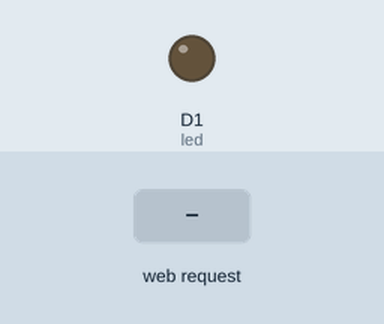
The sketch below on a simulated ESP8266 (NodeMCU). On the bench: output pins drawn as LEDs (lit = HIGH). Inputs (shaded band) come from the test bench. WiFi joins after 1.5 s; servers stay silent unless stated; what the sketch prints to the serial monitor is not drawn.

Above: at 2.8 s.
2.9 s: HTTP request GET /led1on received
At 4.0 s:
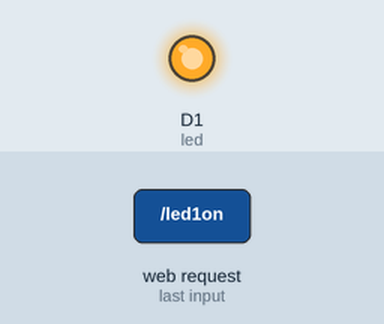
4.4 s: HTTP request GET /led1off received
At 5.2 s:
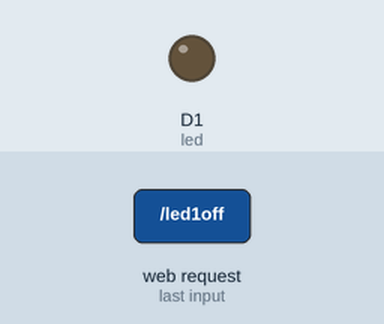
Timing chart, 0 to 7.4 s (numbered marks = the images above; inputs shaded):
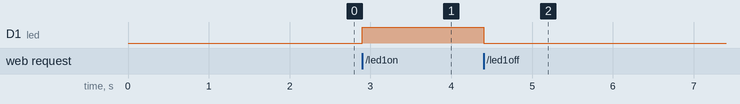

Measured:
- after the input at 2.9 s, D1 (led): LOW → HIGH at once
- after the input at 4.4 s, D1 (led): HIGH → LOW at once

The sketch:

LED_control_from_webpage.ino
```cpp
#include <ESP8266WiFi.h>

WiFiClient client;
WiFiServer server(80);

#define led D1

void setup()
{
  // put your setup code here, to run once:
  Serial.begin(9600);
  WiFi.begin("iot", "project1234");
  while(WiFi.status() != WL_CONNECTED)
  {
    delay(200);
    Serial.print("..");
  }
  Serial.println();
  Serial.println("NodeMCU is connected!");
  Serial.println(WiFi.localIP());
  server.begin();
  pinMode(led, OUTPUT);
}

void loop()
{
  // put your main code here, to run repeatedly:
  client = server.available();  //Gets a client that is connected to the server and has data available for reading.
  if (client == 1)
  {
    String request =  client.readStringUntil('\n');
    Serial.println(request);
    request.trim();
    if(request == "GET /led1on HTTP/1.1")
    {
      digitalWrite(led, HIGH);
    }
    if(request == "GET /led1off HTTP/1.1")
    {
      digitalWrite(led, LOW);
    }
  }

  client.println("<!DOCTYPE HTML>");
  client.println("<html>");
  client.println("<h1>Welcome to the Webpage!</h1>");
  client.println("<h3>LED Controls<h3>");
  client.println("<br>");
  client.println("<a href=\"/led1on\"\"><button>LED 1 ON</button></a>");
  client.println("<a href=\"/led1off\"\"><button>LED 1 OFF</button></a><br/>");

  client.println("</html>");
}
```
